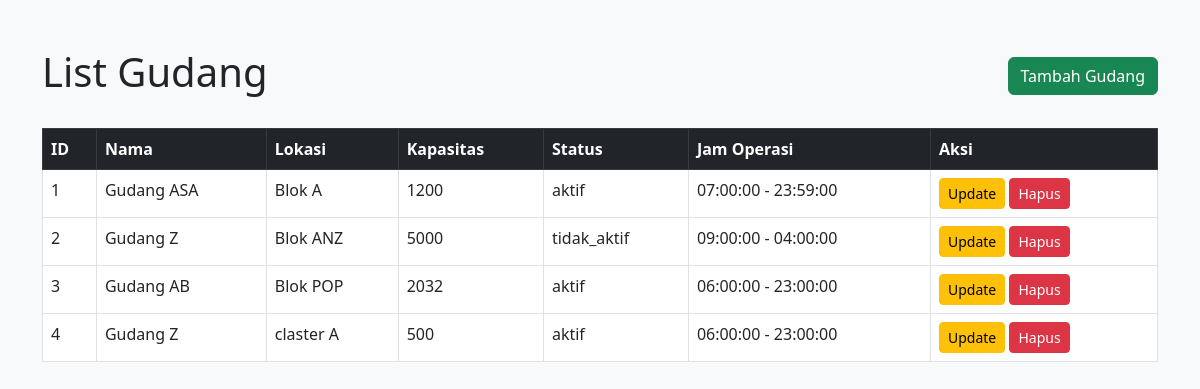
The page / on the database its author committed.
### tables this page shows
CREATE TABLE `gudang` (
  `id` int NOT NULL,
  `name` varchar(255) NOT NULL,
  `location` varchar(255) NOT NULL,
  `capacity` int NOT NULL,
  `status` enum('aktif','tidak_aktif') NOT NULL,
  `opening_hour` time NOT NULL,
  `closing_hour` time NOT NULL
);

### classes/Gudang.php (called while the page is built, shortened)
<?php
class Gudang {
    private $conn;
    private $table_name = "gudang";
    public function __construct($db) {
        $this->conn = $db;
    }
    public function read() {
        $query = "SELECT * FROM " . $this->table_name;
        $stmt = $this->conn->prepare($query);
        $stmt->execute();
        return $stmt;
    }
}
?>

### public/index.php (the view, shortened to what this page needs)
<?php
include_once '../classes/Gudang.php';
$database = new Database();
$db = $database->getConnection();
$gudang = new Gudang($db);
$stmt = $gudang->read();
?>
<!DOCTYPE html>
<html lang="en">
<head>
    <link href="https://cdn.jsdelivr.net/npm/bootstrap@5.3.0-alpha1/dist/css/bootstrap.min.css" rel="stylesheet">
</head>
<body class="bg-light">
    <div class="container mt-5">
        <div class="d-flex justify-content-between align-items-center mb-4">
            <h1 class="text-center">List Gudang</h1>
            <a href="create.php" class="btn btn-success">Tambah Gudang</a>
        </div>
        <table class="table table-bordered table-hover">
            <thead class="table-dark">
                <tr>
                    <th>ID</th>
                    <th>Nama</th>
                    <th>Lokasi</th>
                    <th>Kapasitas</th>
                    <th>Status</th>
                    <th>Jam Operasi</th>
                    <th>Aksi</th>
                </tr>
            </thead>
            <tbody>
                <?php while ($row = $stmt->fetch(PDO::FETCH_ASSOC)) { ?>
                <tr>
                    <td><?php echo $row['id']; ?></td>
                    <td><?php echo $row['name']; ?></td>
                    <td><?php echo $row['location']; ?></td>
                    <td><?php echo $row['capacity']; ?></td>
                    <td><?php echo $row['status']; ?></td>
                    <td><?php echo $row['opening_hour'] . " - " . $row['closing_hour']; ?></td>
                    <td>
                        <a href="update.php?id=<?php echo $row['id']; ?>" class="btn btn-warning btn-sm">Update</a>
                        <a href="delete.php?id=<?php echo $row['id']; ?>" class="btn btn-danger btn-sm">Hapus</a>
                    </td>
                </tr>
                <?php } ?>
            </tbody>
        </table>
    </div>
</body>
</html>

### rows shown on the page
gudang: id "1", name "Gudang ASA", location "Blok A", capacity "1200", status "aktif", opening_hour "07:00:00", closing_hour "23:59:00"
gudang: id "2", name "Gudang Z", location "Blok ANZ", capacity "5000", status "tidak_aktif", opening_hour "09:00:00", closing_hour "04:00:00"
gudang: id "3", name "Gudang AB", location "Blok POP", capacity "2032", status "aktif", opening_hour "06:00:00", closing_hour "23:00:00"
gudang: id "4", name "Gudang Z", location "claster A", capacity "500", status "aktif", opening_hour "06:00:00", closing_hour "23:00:00"
